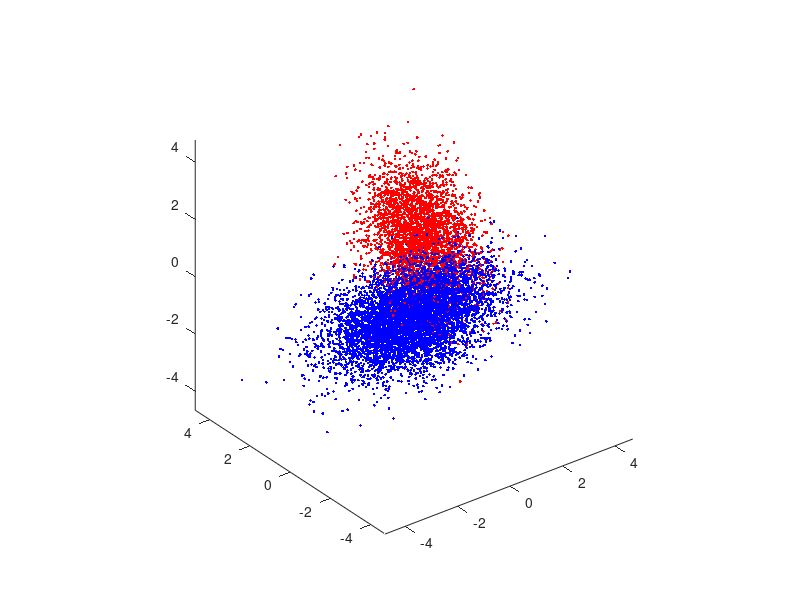

The MATLAB source for this figure: (Note: this script raises an error after producing the figure.)
%% Homework 1: Question 1
%% Leonora Blodgett
clear all, close all,

N = 10000; % Number of samples
p0 = 0.65; p1 = 0.35; %class prior probabilities
u = rand(1,N)>=p0; N0 = length(find(u==0)); N1 = length(find(u==1));
mu0 = [-1/2;-1/2;-1/2]; Sigma0 = [1,-0.5,0.3;-0.5,1,-0.5;0.3,-0.5,1];
r0 = mvnrnd(mu0, Sigma0, N0);
figure(1), plot3(r0(:,1),r0(:,2),r0(:,3),'.b'); axis equal, hold on,
mu1 = [1;1;1]; Sigma1 = [1,0.3,-0.2;0.3,1,0.3;-0.2,0.3,1];
r1 = mvnrnd(mu1, Sigma1, N1);
figure(1), plot3(r1(:,1),r1(:,2),r1(:,3),'.r'); axis equal, hold on,

%% Question 1, Part A, section 2: Plot ROC curve 
n = 3; % number of feature dimensions
mu(:,1) = [-1/2;-1/2;-1/2]; mu(:,2) = [1;1;1];
Sigma(:,:,1) = [1,-0.5,0.3;-0.5,1,-0.5;0.3,-0.5,1]; Sigma(:,:,2) = [1,0.3,-0.2;0.3,1,0.3;-0.2,0.3,1];
p = [p0, p1];
label = rand(1,N) >= p(1);
Nc = [length(find(label==0)),length(find(label==1))]; % number of samples from each class
X = zeros(n,N); % save up space

for l = 0:1
    X(:,label==l) = mvnrnd(mu(:,l+1),Sigma(:,:,l+1),Nc(l+1))';
end

% Evaluate log-likelihoods
lambda = [0 1;1 0]; % loss values
gamma = (lambda(2,1)-lambda(1,1))/(lambda(1,2)-lambda(2,2)) * p(1)/p(2); %threshold
discriminantScore = log(evalGaussian(X,mu(:,2),Sigma(:,:,2)))-log(evalGaussian(X,mu(:,1),Sigma(:,:,1)));
decision = (discriminantScore >= log(gamma)); % LDA threshold not optimized to minimize its own E[Risk]!

% For ROC curve, counts FP, FN, TN, TP and errors 
[sortedScores,ind] = sort(discriminantScore,'ascend');
% Sweep gamma (tau) values from 0 to infinity
thresholdList = [min(sortedScores)-eps,(sortedScores(1:end-1)+sortedScores(2:end))/2, max(sortedScores)+eps];
for i = 1:length(thresholdList)
    tau = thresholdList(i);
    decisions = (discriminantScore >= tau);
    Ptn(i) = length(find(decisions==0 & label==0))/length(find(label==0)); % True Negative (decide 0 when L=0)
    Ptp(i) = length(find(decisions==1 & label==1))/length(find(label==1)); % True Positive (decide 1 when L=1)
    Pfp(i) = length(find(decisions==1 & label==0))/length(find(label==0)); % False Positive (decide 1 when L=0)
    Pfn(i) = length(find(decisions==0 & label==1))/length(find(label==1)); % False Negative (decide 0 when L=1)
    Perror(i) = sum(decisions~=label)/length(label); % Errors (decide 1 when L=0 or decide 0 when L=1)
end

% Plot ROC curve 
figure(3)
plot(Pfp,Ptp,'b.-','LineWidth',1.5),
xlabel('P(False+)'),ylabel('P(True+)'), title('ROC Curve for ERM Discriminant Scores'),

%% Question 1, Part A, section 3: 
% Find minimum error and threshold
[Pe_min, idxMin] = min(Perror);
optimized_tau = thresholdList(idxMin);
Ptp_emp = Ptp(idxMin);
Pfp_emp = Pfp(idxMin);

% Plot ROC again with the minimum-Perror point marked
figure(4);
plot(Pfp,Ptp,'b.-','LineWidth',1.5); hold on;
plot(Pfp_emp, Ptp_emp, 'ro','MarkerSize',10,'LineWidth',2); % mark empirical min error
xlabel('False Positive Rate (FPR)');
ylabel('True Positive Rate (TPR)');
title('ROC Curve with Minimum-Error Operating Point');
axis([0 1 0 1]);


% Plot Perror with the minimum-Perror point marked
figure(5)
plot(thresholdList,Perror,'*m'); hold on;
plot(optimized_tau, Perror(idxMin), 'go','MarkerSize',10,'LineWidth',2); % mark empirical min error
xlabel('Thresholds'), ylabel('P(error) for ERM Discriminant Scores'),

% Print results
fprintf('Empirical min P(error) = %.4f at gamma = %.4f\n', Pe_min, exp(optimized_tau));
fprintf('Theoretical optimal gamma = %.4f\n', p0/p1);

%%%%%%%%%%%%%%%%%%%%%%%%%%%%%%%%%%%%%%%%%%%%%%%%%%%%%%%%%%%%%%%%%%%%%%%%%%%%%%%%%%%%%%%%%%%%%%%%%%%%%%%%%%%%%%%%%%%%%%%%%%%%%%%%%%%
%% Question 1, Part B: Naive Bayesian Classifier
 % Falsely assume covariance matrix is identity matrix
Sigma(:,:,1) = eye(3); Sigma(:,:,2) = eye(3);

% repeat all the same steps as part A
for l = 0:1
    X(:,label==l) = mvnrnd(mu(:,l+1),Sigma(:,:,l+1),Nc(l+1))';
end

% Evaluate log-likelihoods
lambda = [0 1;1 0]; % loss values
gamma = (lambda(2,1)-lambda(1,1))/(lambda(1,2)-lambda(2,2)) * p(1)/p(2); %threshold
discriminantScore = log(evalGaussian(X,mu(:,2),Sigma(:,:,2)))-log(evalGaussian(X,mu(:,1),Sigma(:,:,1)));
decision = (discriminantScore >= log(gamma)); % LDA threshold not optimized to minimize its own E[Risk]!

% For ROC curve, counts FP, FN, TN, TP and errors 
[sortedScores,ind] = sort(discriminantScore,'ascend');
% Sweep gamma (tau) values from 0 to infinity
thresholdList = [min(sortedScores)-eps,(sortedScores(1:end-1)+sortedScores(2:end))/2, max(sortedScores)+eps];
for i = 1:length(thresholdList)
    tau = thresholdList(i);
    decisions = (discriminantScore >= tau);
    Ptn(i) = length(find(decisions==0 & label==0))/length(find(label==0)); % True Negative (decide 0 when L=0)
    Ptp(i) = length(find(decisions==1 & label==1))/length(find(label==1)); % True Positive (decide 1 when L=1)
    Pfp(i) = length(find(decisions==1 & label==0))/length(find(label==0)); % False Positive (decide 1 when L=0)
    Pfn(i) = length(find(decisions==0 & label==1))/length(find(label==1)); % False Negative (decide 0 when L=1)
    Perror(i) = sum(decisions~=label)/length(label); % Errors (decide 1 when L=0 or decide 0 when L=1)
end


% Find minimum error and threshold
[Pe_min, idxMin] = min(Perror);
optimized_tau = thresholdList(idxMin);
Ptp_emp = Ptp(idxMin);
Pfp_emp = Pfp(idxMin);

% Plot ROC with the minimum-Perror point marked
figure(4);
plot(Pfp,Ptp,'c.-','LineWidth',1.5); hold on;
plot(Pfp_emp, Ptp_emp, 'ro','MarkerSize',10,'LineWidth',2); % mark empirical min error
xlabel('False Positive Rate (FPR)');
ylabel('True Positive Rate (TPR)');
title('ROC Curve with Minimum-Error Operating Point');
axis([0 1 0 1]);
legend("Correct ERM", "Minimum Perror ERM", "Naive Bayesian Classifier", "Minimum Perror NB")


% Plot Perror with the minimum-Perror point marked
figure(5)
plot(thresholdList,Perror,'*r'); hold on;
plot(optimized_tau, Perror(idxMin), 'go','MarkerSize',10,'LineWidth',2); % mark empirical min error
xlabel('Thresholds'), ylabel('P(error) for ERM Discriminant Scores'),
legend("Correct ERM", "Minimum Perror ERM", "Naive Bayesian Classifier", "Minimum Perror NB")

% Print results
fprintf('Empirical min P(error) = %.4f at gamma = %.4f\n', Pe_min, exp(optimized_tau));
fprintf('Theoretical optimal gamma = %.4f\n', p0/p1);

%%%%%%%%%%%%%%%%%%%%%%%%%%%%%%%%%%%%%%%%%%%%%%%%%%%%%%%%%%%%%%%%%%%%%%%%%%%%%%%%%%%%%%%%%%%%%%%%%%%%%%%%%%%%%%%%%%%%%%%%%%%%%%%%%%%
%% Question 1, Part C: Fisher LDA Classifier 
%% 1) Estimate class means and covariances from the 10k samples (sample averages)
label = label';
X=X';
idx0 = (label==0);
idx1 = (label==1);

x1 = X(idx0,:);
x2 = X(idx1,:);

n0 = size(x1,1);
n1 = size(x2,1);

% Estimate mean vectors and covariance matrices from samples
mu1hat = mean(x1,1)';  S1hat = cov(x1);  
mu2hat = mean(x2,1)';  S2hat = cov(x2);

% Calculate the between/within-class scatter matrices:
Sw = S2hat + S1hat;   % within-class scatter (equal weight)
Sb = (mu1hat-mu2hat)*(mu1hat-mu2hat)'; % Between-class scatter 

% Solve for the Fisher LDA projection vector (in w)
[V,D] = eig(inv(Sw)*Sb); % generalized eigenproblem
[~,ind] = sort(diag(D),'descend'); %pick eigenvector with largest eigenvalue
w = V(:,ind(1)); % Fisher LDA projection vector

% Linearly project the data from both categories on to w
y = X * w;             
y1 = w'*x1';
y2 = w'*x2';


% Choose threshold grid that covers range of projections
thresholdList = linspace(min(y)-1e-3, max(y)+1e-3, 1000);  % threshold sweep from -infinity to +infinity
TPR_lda = zeros(size(thresholdList));
FPR_lda = zeros(size(thresholdList));
Pe_lda  = zeros(size(thresholdList));

for i = 1:length(thresholdList)
    tau = thresholdList(i);
    decisions = y > tau;  % decide class 1 if w'*x > tau
    
    TP = sum(decisions==1 & label==1);
    FN = sum(decisions==0 & label==1);
    FP = sum(decisions==1 & label==0);
    TN = sum(decisions==0 & label==0);
    
    TPR_lda(i) = TP / (TP + FN);
    FPR_lda(i) = FP / (FP + TN);
    Pe_lda(i)  = (FP + FN) / N;
end

% Find minimum empirical error and its tau
[Pe_min_lda, idxMin_lda] = min(Pe_lda);
tau_emp = thresholdList(idxMin_lda);
TPR_emp_lda = TPR_lda(idxMin_lda);
FPR_emp_lda = FPR_lda(idxMin_lda);


% Plot ROC
figure(4);
plot(FPR_lda, TPR_lda, 'g.-','LineWidth',1.5); hold on;
plot(FPR_emp_lda, TPR_emp_lda, 'ro','MarkerSize',10,'LineWidth',2);
xlabel('False Positive Rate (FPR)');
ylabel('True Positive Rate (TPR)');
title('ROC Curve - Fisher Linear Discriminant Analysis');
legend("Correct ERM", "Minimum Perror ERM", "Naive Bayesian Classifier", "Minimum Perror NB", "Fisher LDA", "Minimum Perror LDA")
axis([0 1 0 1]);

% Plot Perror with the minimum-Perror point marked
figure(5)
plot(thresholdList,Pe_lda, '*y'); hold on;
plot(tau_emp, min(Pe_lda), 'go','MarkerSize',10,'LineWidth',2); % mark empirical min error
xlabel('Thresholds'), ylabel('P(error) for Fosher Linear Discriminant Analysis'),
legend("Correct ERM", "Minimum Perror ERM", "Naive Bayesian Classifier", "Minimum Perror NB", "Fisher LDA", "Minimum Perror LDA")